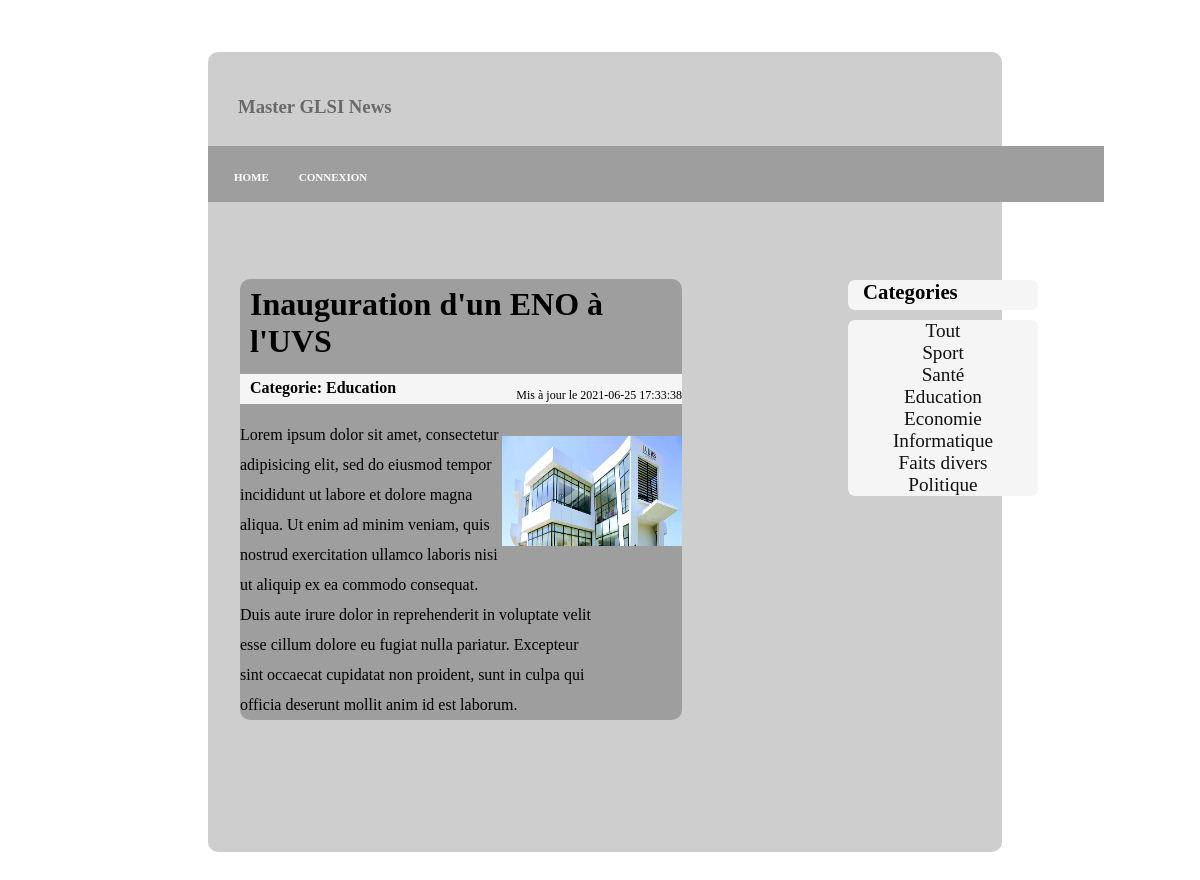
Screenshot of /Projet/Views/page0.php?art=5 with the database file from the repository.
### tables this page shows
CREATE TABLE IF NOT EXISTS `categorie` (
  `id` int(11) NOT NULL AUTO_INCREMENT,
  `libelle` varchar(255) DEFAULT NULL,
  PRIMARY KEY (`id`)
);

CREATE TABLE IF NOT EXISTS `article` (
  `id` int(11) NOT NULL AUTO_INCREMENT,
  `titre` varchar(255) DEFAULT NULL,
  `contenu` text,
  `dateCreation` datetime DEFAULT CURRENT_TIMESTAMP,
  `dateModification` datetime DEFAULT CURRENT_TIMESTAMP,
  `categorie` int(11) DEFAULT NULL,
  `image` text NOT NULL,
  PRIMARY KEY (`id`),
  KEY `fk_categorie_article` (`categorie`)
);

### Projet/Controller/controll.php (called while the page is built)
<?php
require_once('../Modele/connect.php');
if (isset($_GET['art'])) {
  $art=$_GET['art'];
  require('../Modele/affich2.php');
}
   else {
      require('../Modele/affichage.php');
   }
?>

### Projet/Modele/affich2.php (called while the page is built, shortened)
<?php
  $rep=$bdd->query("SELECT * FROM article WHERE id=\"$art\"") or die(print_r($bdd->errorInfo()));
  $donne=$rep->fetch();
  $v1=$donne['titre'];
  $v2=$donne['contenu'];
  $v4=$donne['dateModification'];
  $v5=$donne['categorie'];
  $v6=$donne['image'];
$rep=$bdd->query("SELECT * FROM categorie WHERE id=\"$v5\"") or die(print_r($bdd->errorInfo()));
$donne =$rep->fetch();
$var=$donne['libelle'];
 ?>

### Projet/Views/page0.php (the view, shortened to what this page needs)
<!DOCTYPE html>
<html lang="fr" dir="ltr">
  <head>
    <link rel="stylesheet" href="../Views/css/styles2.css">
  </head>
  <body>
<div class="todos">
  <?php
  require('../Views/headers.php');
  require_once('../Views/categorieb.php');
  require_once('../Controller/controll.php');
  ?>
  <div class="tout">
    <div class="defiler">
      <h1 style="position: relative;top: 7px;margin-left:10px;"><a href="index.php"></a> <?php echo $v1; ?></h1>
        <div id="categorie">
          <div id="categ">
            <p id="ca">Categorie: <?php echo $var; ?></p>
          </div>
          <div id="MAJ">
            <p> Mis à jour le <?php echo $v4; ?></p>
          </div>
        </div>
        <div id="contenu">
          <p id="ima"><img id="id" src="<?php echo "../Views/css/images/".$v6;?>" style="width: 180px;height: 110px"></p>
          <p><?php echo $v2; ?></p>
        </div>
      </div>
    </div>
    <h3 style="position: relative; top: -1050px; margin-left:230px; color:#696969;">Master GLSI News</h3>
</div>
  </body>
</html>

### Projet/Views/liste.php (shortened to what this page needs)
<?php
require_once('../Modele/connect.php');
$rep=$bdd->query("SELECT * from categorie") or die(print_r($bdd->errorInfo()));
    while($done=$rep->fetch()){
    $c1=$done['libelle'];
    $c2=$done['id'];?>
    <a href="index.php?cat=<?php echo $c2; ?>"><?php echo $c1; ?></a><br>
    <?php
    }
?>

### Projet/Views/css/styles.css (style rules this page uses)
body { background-image: url(./images/img1.jpg); background-size: cover; }
a:link, a:visited { color: #111111; text-decoration: none; }
.tout { position: relative; top: -275px; background-color: #CECECE; margin-left: 200px; margin-right: 190px; border-radius: 10px; height: 800px; }
.defiler { position: relative; top: 227px; background-color: #9E9E9E; border-radius: 10px; margin-left: 32px; margin-right: 320px; margin-top: 255px; height: auto; }
#id { width: 570px; height: 310px; }
#MAJ { position: relative; top: -35px; float: right; }
#categorie { background-color: #F5F5F5; width: 100%; height: 30px; }
#categ { position: relative; top: 5px; }
#MAJ { position: relative; top: -32px; font-size: 12px; }
#contenu { position: relative; display: block; width: 80%; line-height: 30px; }
#ima { position: relative; float: right; margin-right: -166px; }
#ca { font-weight: bold; margin-left: 10px; }

### rows the page displays
categorie: libelle "Sport"
categorie: libelle "Santé"
categorie: libelle "Education"
categorie: libelle "Economie"
categorie: libelle "Informatique"
categorie: libelle "Faits divers"
categorie: libelle "Politique"
article: titre "Inauguration d'un ENO à l'UVS", dateModification "2021-06-25 17:33:38", image (picture), contenu "Lorem ipsum dolor sit amet, consectetur adipisicing elit, sed do eiusmod tempor incididunt ut labore et dolore magna aliqua. Ut enim ad minim veniam, quis nostrud exercitation ullamco laboris nisi ut aliquip ex ea commodo consequat. Duis aute irure dolor in reprehenderit in voluptate velit esse cillum dolore eu fugiat nulla pariatur. Excepteur sint occaecat cupidatat non proident, sunt in culpa qui officia deserunt mollit anim id est laborum."
